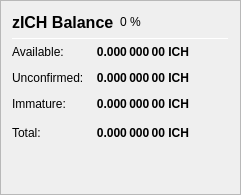
                   <widget class="QFrame" name="frame_ZerocoinBalances">
                    <property name="frameShape">
                     <enum>QFrame::StyledPanel</enum>
                    </property>
                    <property name="frameShadow">
                     <enum>QFrame::Raised</enum>
                    </property>
                    <layout class="QVBoxLayout" name="verticalLayout_7">
                     <item>
                      <layout class="QHBoxLayout" name="horizontalLayout_8" stretch="0,0,0">
                       <item>
                        <widget class="QLabel" name="label_5z_3">
                         <property name="minimumSize">
                          <size>
                           <width>0</width>
                           <height>20</height>
                          </size>
                         </property>
                         <property name="font">
                          <font>
                           <pointsize>12</pointsize>
                           <weight>75</weight>
                           <bold>true</bold>
                          </font>
                         </property>
                         <property name="text">
                          <string>zICH Balance</string>
                         </property>
                        </widget>
                       </item>
                       <item>
                        <widget class="QLabel" name="labelzICHPercent">
                         <property name="text">
                          <string notr="true">0 %</string>
                         </property>
                        </widget>
                       </item>
                       <item>
                        <spacer name="horizontalSpacer_11">
                         <property name="orientation">
                          <enum>Qt::Horizontal</enum>
                         </property>
                         <property name="sizeHint" stdset="0">
                          <size>
                           <width>40</width>
                           <height>20</height>
                          </size>
                         </property>
                        </spacer>
                       </item>
                      </layout>
                     </item>
                     <item>
                      <widget class="Line" name="line_ZerocoinBalance">
                       <property name="minimumSize">
                        <size>
                         <width>0</width>
                         <height>1</height>
                        </size>
                       </property>
                       <property name="maximumSize">
                        <size>
                         <width>16777215</width>
                         <height>1</height>
                        </size>
                       </property>
                       <property name="orientation">
                        <enum>Qt::Horizontal</enum>
                       </property>
                      </widget>
                     </item>
                     <item>
                      <layout class="QGridLayout" name="gridLayout_5">
                       <property name="spacing">
                        <number>12</number>
                       </property>
                       <item row="1" column="0">
                        <widget class="QLabel" name="labelzBalanceMatureText">
                         <property name="toolTip">
                          <string>Mature: more than 20 confirmation and more than 1 mint of the same denomination after it was minted.
These zICH are spendable.</string>
                         </property>
                         <property name="text">
                          <string>Available:</string>
                         </property>
                        </widget>
                       </item>
                       <item row="1" column="1">
                        <widget class="QLabel" name="labelzBalanceMature">
                         <property name="font">
                          <font>
                           <weight>75</weight>
                           <bold>true</bold>
                          </font>
                         </property>
                         <property name="toolTip">
                          <string>Mature: more than 20 confirmation and more than 1 mint of the same denomination after it was minted.
These zICH are spendable.</string>
                         </property>
                         <property name="text">
                          <string notr="true">0.000 000 00 ICH</string>
                         </property>
                         <property name="alignment">
                          <set>Qt::AlignRight|Qt::AlignTrailing|Qt::AlignVCenter</set>
                         </property>
                        </widget>
                       </item>
                       <item row="2" column="0">
                        <widget class="QLabel" name="labelzBalanceUnconfirmedText">
                         <property name="toolTip">
                          <string>Unconfirmed: less than 20 confirmations
Immature: confirmed, but less than 1 mint of the same denomination after it was minted</string>
                         </property>
                         <property name="text">
                          <string>Unconfirmed:</string>
                         </property>
                        </widget>
                       </item>
                       <item row="2" column="1">
                        <widget class="QLabel" name="labelzBalanceUnconfirmed">
                         <property name="font">
                          <font>
                           <weight>75</weight>
                           <bold>true</bold>
                          </font>
                         </property>
                         <property name="toolTip">
                          <string>Unconfirmed: less than 20 confirmations
Immature: confirmed, but less than 1 mint of the same denomination after it was minted</string>
                         </property>
                         <property name="text">
                          <string notr="true">0.000 000 00 ICH</string>
                         </property>
                         <property name="alignment">
                          <set>Qt::AlignRight|Qt::AlignTrailing|Qt::AlignVCenter</set>
                         </property>
                        </widget>
                       </item>
                       <item row="3" column="0">
                        <widget class="QLabel" name="labelzBalanceImmatureText">
                         <property name="toolTip">
                          <string>Unconfirmed: less than 20 confirmations
Immature: confirmed, but less than 1 mint of the same denomination after it was minted</string>
                         </property>
                         <property name="text">
                          <string>Immature:</string>
                         </property>
                        </widget>
                       </item>
                       <item row="3" column="1">
                        <widget class="QLabel" name="labelzBalanceImmature">
                         <property name="font">
                          <font>
                           <weight>75</weight>
                           <bold>true</bold>
                          </font>
                         </property>
                         <property name="toolTip">
                          <string>Unconfirmed: less than 20 confirmations
Immature: confirmed, but less than 1 mint of the same denomination after it was minted</string>
                         </property>
                         <property name="text">
                          <string notr="true">0.000 000 00 ICH</string>
                         </property>
                         <property name="alignment">
                          <set>Qt::AlignRight|Qt::AlignTrailing|Qt::AlignVCenter</set>
                         </property>
                        </widget>
                       </item>
                       <item row="4" column="0">
                        <widget class="QLabel" name="labelzBalanceText">
                         <property name="toolTip">
                          <string>Your current zICH balance, unconfirmed and immature zICH included.</string>
                         </property>
                         <property name="text">
                          <string>Total:</string>
                         </property>
                        </widget>
                       </item>
                       <item row="4" column="1">
                        <widget class="QLabel" name="labelzBalance">
                         <property name="font">
                          <font>
                           <weight>75</weight>
                           <bold>true</bold>
                          </font>
                         </property>
                         <property name="cursor">
                          <cursorShape>IBeamCursor</cursorShape>
                         </property>
                         <property name="toolTip">
                          <string>Your current zICH balance, unconfirmed and immature zICH included.</string>
                         </property>
                         <property name="text">
                          <string notr="true">0.000 000 00 ICH</string>
                         </property>
                         <property name="alignment">
                          <set>Qt::AlignRight|Qt::AlignTrailing|Qt::AlignVCenter</set>
                         </property>
                         <property name="textInteractionFlags">
                          <set>Qt::LinksAccessibleByMouse|Qt::TextSelectableByKeyboard|Qt::TextSelectableByMouse</set>
                         </property>
                        </widget>
                       </item>
                       <item row="4" column="2">
                        <spacer name="horizontalSpacer_4">
                         <property name="orientation">
                          <enum>Qt::Horizontal</enum>
                         </property>
                         <property name="sizeHint" stdset="0">
                          <size>
                           <width>40</width>
                           <height>20</height>
                          </size>
                         </property>
                        </spacer>
                       </item>
                      </layout>
                     </item>
                     <item>
                      <spacer name="verticalSpacer_4">
                       <property name="orientation">
                        <enum>Qt::Vertical</enum>
                       </property>
                       <property name="sizeHint" stdset="0">
                        <size>
                         <width>20</width>
                         <height>40</height>
                        </size>
                       </property>
                      </spacer>
                     </item>
                    </layout>
                   </widget>
